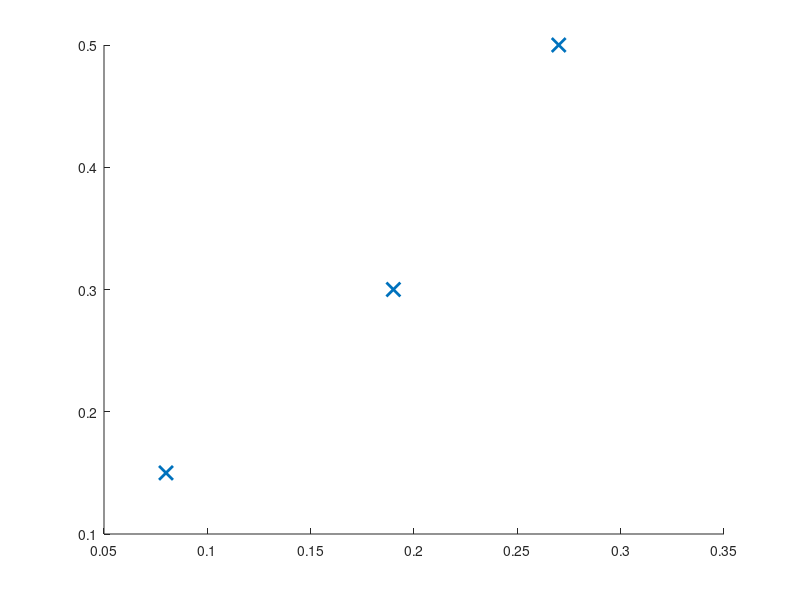

The MATLAB source for this figure: (Note: this script raises an error after producing the figure.)
close all; clear; clc;

% Set up dataset
t = [0.15 0.3 0.5]';
X = [0.08 0.19 0.27]';

hold all;
plot(X, t, 'x', 'MarkerSize', 10, 'LineWidth', 2);


% take Nx1 inputs and return NxD basis function values
design_matrix = [ones(3,1), phi(X,X(1)) phi(X,X(2)) phi(X,X(3))];        % Dx1

w = (design_matrix'*design_matrix)\design_matrix'*t;


X_grid = (0:0.01:4)'; % Nx1
f_grid = [ones(length(X_grid),1), phi(X_grid, X(1)) phi(X_grid, X(2)) phi(X_grid, X(3))]*w;
plot(X_grid, f_grid, 'LineWidth', 2);

function out = phi(x,mu)
    
    s = 0.1;
    out = exp(-(x-mu).^2 / (2.*(s.^2)) );

end